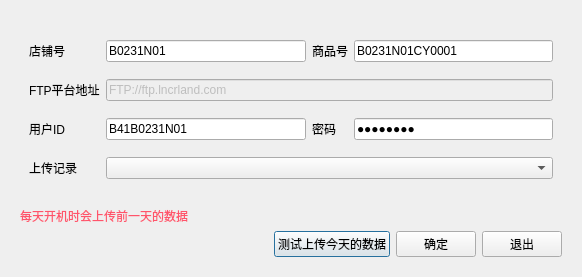
<?xml version="1.0" encoding="UTF-8"?>
<ui version="4.0">
 <class>w_sys_manage_outer_pay_set_ftp</class>
 <widget class="QDialog" name="w_sys_manage_outer_pay_set_ftp">
  <property name="geometry">
   <rect>
    <x>0</x>
    <y>0</y>
    <width>582</width>
    <height>277</height>
   </rect>
  </property>
  <property name="windowTitle">
   <string>Dialog</string>
  </property>
  <layout class="QVBoxLayout" name="verticalLayout">
   <item>
    <widget class="QFrame" name="frame_ftpup">
     <layout class="QVBoxLayout" name="verticalLayout_6" stretch="1,0,0">
      <item>
       <widget class="QFrame" name="frame_ftpupload">
        <property name="outer_stylesheet" stdset="0">
         <string>frame_detail_show</string>
        </property>
        <layout class="QGridLayout" name="gridLayout_5">
         <item row="3" column="0">
          <widget class="QLabel" name="label">
           <property name="text">
            <string>上传记录</string>
           </property>
          </widget>
         </item>
         <item row="3" column="1" colspan="3">
          <widget class="QComboBox" name="comboBox_records"/>
         </item>
         <item row="2" column="0">
          <widget class="QLabel" name="label_47">
           <property name="text">
            <string>用户ID</string>
           </property>
          </widget>
         </item>
         <item row="2" column="1">
          <widget class="QLineEdit" name="ftptp_usr">
           <property name="text">
            <string>B41B0231N01</string>
           </property>
          </widget>
         </item>
         <item row="0" column="0">
          <widget class="QLabel" name="label_41">
           <property name="text">
            <string>店铺号</string>
           </property>
          </widget>
         </item>
         <item row="2" column="3">
          <widget class="QLineEdit" name="ftptp_pwd">
           <property name="text">
            <string>15tZ8Rjr</string>
           </property>
           <property name="echoMode">
            <enum>QLineEdit::Password</enum>
           </property>
          </widget>
         </item>
         <item row="0" column="2">
          <widget class="QLabel" name="label_42">
           <property name="text">
            <string>商品号</string>
           </property>
          </widget>
         </item>
         <item row="0" column="1">
          <widget class="QLineEdit" name="ftptp_storecode">
           <property name="text">
            <string>B0231N01</string>
           </property>
          </widget>
         </item>
         <item row="0" column="3">
          <widget class="QLineEdit" name="ftptp_plu">
           <property name="text">
            <string>B0231N01CY0001</string>
           </property>
          </widget>
         </item>
         <item row="2" column="2">
          <widget class="QLabel" name="label_50">
           <property name="text">
            <string>密码</string>
           </property>
          </widget>
         </item>
         <item row="1" column="0">
          <widget class="QLabel" name="label_48">
           <property name="text">
            <string>FTP平台地址</string>
           </property>
          </widget>
         </item>
         <item row="1" column="1" colspan="3">
          <widget class="QLineEdit" name="ftptp_address">
           <property name="enabled">
            <bool>false</bool>
           </property>
           <property name="text">
            <string>FTP://ftp.lncrland.com</string>
           </property>
          </widget>
         </item>
        </layout>
       </widget>
      </item>
      <item>
       <widget class="QLabel" name="label_40">
        <property name="styleSheet">
         <string notr="true">color:#ff546b;</string>
        </property>
        <property name="text">
         <string>每天开机时会上传前一天的数据</string>
        </property>
       </widget>
      </item>
      <item>
       <layout class="QHBoxLayout" name="horizontalLayout_5">
        <item>
         <spacer name="horizontalSpacer">
          <property name="orientation">
           <enum>Qt::Horizontal</enum>
          </property>
          <property name="sizeHint" stdset="0">
           <size>
            <width>40</width>
            <height>20</height>
           </size>
          </property>
         </spacer>
        </item>
        <item>
         <widget class="lds_toolbar_button" name="pushButton_test">
          <property name="text">
           <string>测试上传今天的数据</string>
          </property>
          <property name="outer_stylesheet" stdset="0">
           <string>pushbutton</string>
          </property>
         </widget>
        </item>
        <item>
         <widget class="lds_toolbar_button" name="pushButton_ok">
          <property name="text">
           <string>确定</string>
          </property>
          <property name="outer_stylesheet" stdset="0">
           <string>pushbutton</string>
          </property>
         </widget>
        </item>
        <item>
         <widget class="lds_toolbar_button" name="pushButton_exit">
          <property name="text">
           <string>退出</string>
          </property>
          <property name="outer_stylesheet" stdset="0">
           <string>pushbutton</string>
          </property>
         </widget>
        </item>
       </layout>
      </item>
     </layout>
    </widget>
   </item>
  </layout>
 </widget>
 <customwidgets>
  <customwidget>
   <class>lds_toolbar_button</class>
   <extends>QPushButton</extends>
   <header>lds_toolbar_button.h</header>
  </customwidget>
 </customwidgets>
 <resources/>
 <connections/>
</ui>
